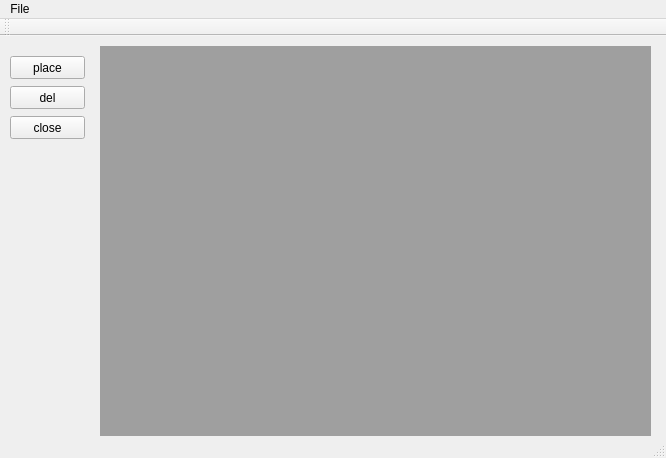
<?xml version="1.0" encoding="UTF-8"?>
<ui version="4.0">
 <class>Form</class>
 <widget class="QMainWindow" name="Form">
  <property name="geometry">
   <rect>
    <x>0</x>
    <y>0</y>
    <width>666</width>
    <height>458</height>
   </rect>
  </property>
  <property name="windowTitle">
   <string>MainWindow</string>
  </property>
  <widget class="QWidget" name="centralwidget">
   <widget class="QPushButton" name="pushButton_placeTab">
    <property name="geometry">
     <rect>
      <x>10</x>
      <y>20</y>
      <width>75</width>
      <height>23</height>
     </rect>
    </property>
    <property name="text">
     <string>place</string>
    </property>
   </widget>
   <widget class="QPushButton" name="pushButton_delTab">
    <property name="geometry">
     <rect>
      <x>10</x>
      <y>50</y>
      <width>75</width>
      <height>23</height>
     </rect>
    </property>
    <property name="text">
     <string>del</string>
    </property>
   </widget>
   <widget class="QPushButton" name="pushButton_close">
    <property name="geometry">
     <rect>
      <x>10</x>
      <y>80</y>
      <width>75</width>
      <height>23</height>
     </rect>
    </property>
    <property name="text">
     <string>close</string>
    </property>
   </widget>
   <widget class="QMdiArea" name="mdiArea">
    <property name="geometry">
     <rect>
      <x>100</x>
      <y>10</y>
      <width>551</width>
      <height>391</height>
     </rect>
    </property>
    <widget class="QWidget" name="subwindow">
     <property name="windowTitle">
      <string>Subwindow</string>
     </property>
    </widget>
   </widget>
  </widget>
  <widget class="QMenuBar" name="menubar">
   <property name="geometry">
    <rect>
     <x>0</x>
     <y>0</y>
     <width>666</width>
     <height>21</height>
    </rect>
   </property>
   <widget class="QMenu" name="menuFile">
    <property name="title">
     <string>File</string>
    </property>
   </widget>
   <addaction name="menuFile"/>
  </widget>
  <widget class="QStatusBar" name="statusbar"/>
  <widget class="QToolBar" name="toolBar">
   <property name="windowTitle">
    <string>toolBar</string>
   </property>
   <attribute name="toolBarArea">
    <enum>TopToolBarArea</enum>
   </attribute>
   <attribute name="toolBarBreak">
    <bool>false</bool>
   </attribute>
  </widget>
 </widget>
 <resources/>
 <connections/>
</ui>
